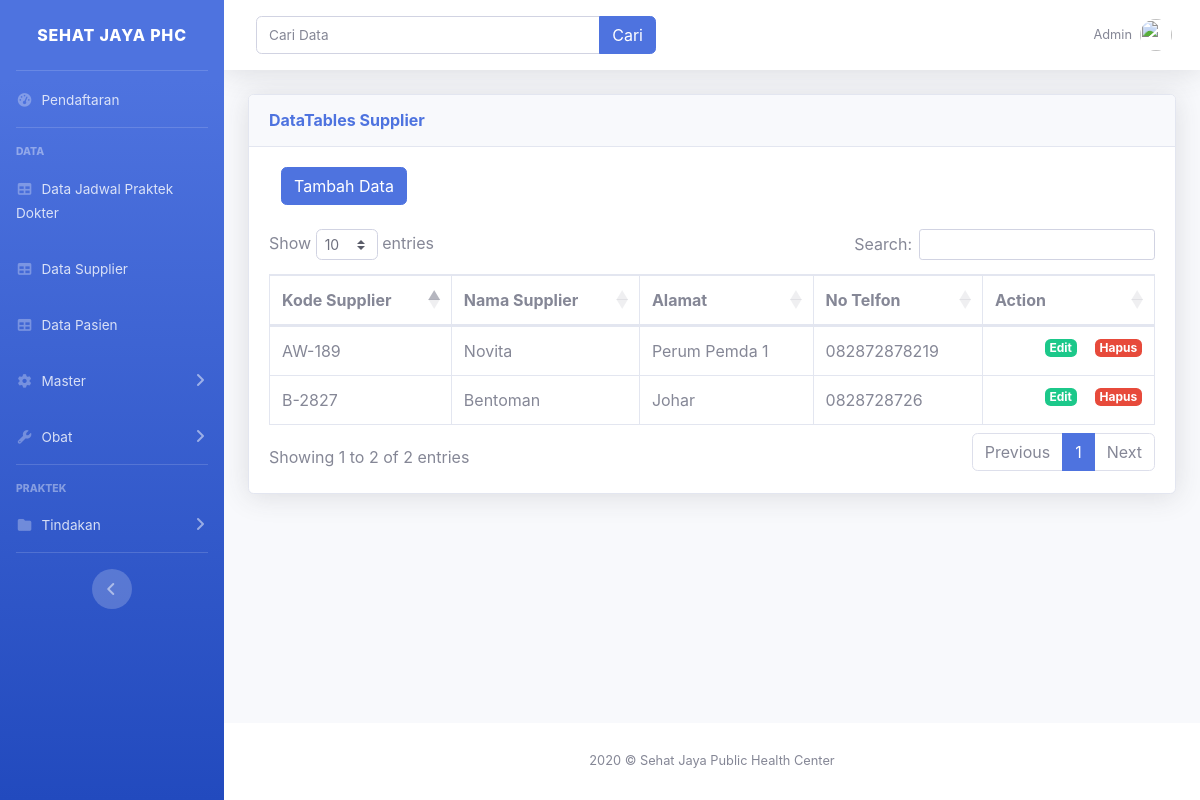
Page /index.php/supplier on the committed database.
### tables this page shows
CREATE TABLE `tbl_supplier` (
  `kode_supplier` varchar(6) NOT NULL,
  `nama_supplier` varchar(60) NOT NULL,
  `alamat` text NOT NULL,
  `no_telpon` varchar(13) NOT NULL
);

### application/controllers/supplier.php (called while the page is built, shortened)
<?php
class supplier extends CI_Controller {
    public function __construct(){
        $this->load->model('Supplier_model');
        $this->load->library('form_validation');
    }
    public function index(){
        $data['title']='List Supplier';
        $data['tbl_supplier']=$this->Supplier_model->getAllSupplier();
        $this->load->view('template/header', $data);
        $this->load->view('supplier/index');
        $this->load->view('template/footer');
    }
}
?>

### index.php (called while the page is built, shortened)
<?php
require_once BASEPATH.'core/CodeIgniter.php';

### application/models/Supplier_model.php (called while the page is built, shortened)
<?php
class Supplier_model extends CI_Model{
    public function getAllSupplier(){
        return $this->db->get('tbl_supplier')->result_array();
    }
}
?>

### application/views/supplier/index.php (the view, shortened to what this page needs)
    <div class="card shadow mb-4">
      <div class="card-header py-3">
        <h6 class="m-0 font-weight-bold text-primary">DataTables Supplier</h6>
      </div>
      <div class="card-body">
        <div class="table-responsive">
            <div class="col-md-6">
              <a href="<?= base_url();?>supplier/tambah" class="btn btn-primary">Tambah Data</a>
            </div>&nbsp
          <table class="table table-bordered" id="dataTable" width="100%" cellspacing="0">
            <thead>
              <tr>
                <th>Kode Supplier</th>
                <th>Nama Supplier</th>
                <th>Alamat</th>
                <th>No Telfon</th>
                <th>Action</th>
              </tr>
            </thead>
            <tbody>
              <?php foreach($tbl_supplier as $slr):?>
              <tr>
                  <td><?= $slr['kode_supplier']?></td>
                  <td><?= $slr['nama_supplier']?></td>
                  <td><?= $slr['alamat']?></td>
                  <td><?= $slr['no_telpon']?></td>
                  <td>
                      <a href="<?= base_url();?>supplier/hapus/<?= $slr['kode_supplier'];?>"
                          class="badge badge-danger float-right"
                          onclick="return confirm('Yakin Data ini akan dihapus?');">Hapus</a>
                      <a href="<?= base_url();?>supplier/edit/<?= $slr['kode_supplier'];?>"
                          class="badge badge-success float-right">Edit</a>
                  </td>
              </tr>
              <?php endforeach?>
            </tbody>
          </table>
        </div>
      </div>
    </div>
  </div>
</div>

### application/views/template/header.php (style rules this page uses)
.badge { margin-left:18px; }

### rows in the picture
tbl_supplier: kode_supplier "AW-189", nama_supplier "Novita", alamat "Perum Pemda 1", no_telpon "082872878219"
tbl_supplier: kode_supplier "B-2827", nama_supplier "Bentoman", alamat "Johar", no_telpon "0828728726"
